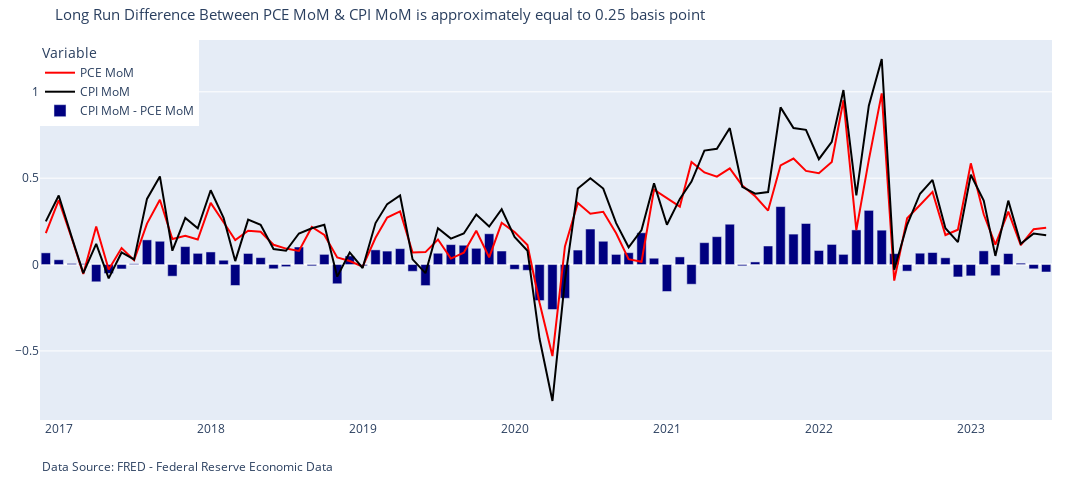

Source (notebook cell):
### Code cell
def get_pce_data(fred, inflation_data):

    pce_data = fred.get_series("PCEPI").reset_index(name = "PCE")

    pce_data['PCE MoM'] = pce_data['PCE'].pct_change() * 100
    pce_data['PCE YoY'] = pce_data['PCE'].pct_change(12) * 100

    pce_data = pd.merge(pce_data, inflation_data[['index', 'CPI', "CPI YoY", "CPI QoQ"]])
    pce_data['CPI MoM - PCE MoM'] = pce_data['CPI QoQ'] - pce_data['PCE MoM']

    pce_data['PCE MoM Rolling Volatility(12M)'] = pce_data['PCE MoM'].rolling(window = 12).std()
    pce_data['CPI MoM Rolling Volatility(12M)'] = pce_data['CPI QoQ'].rolling(window = 12).std()
    pce_data['CPI MoM - PCE MoM Rolling Volatility(12M)'] = pce_data['CPI MoM - PCE MoM'].rolling(window = 12).std()


    return pce_data

def get_pce_cpi_indicator_chart(pce_data):

    fig = go.Figure()

    fig.add_trace(
        go.Scatter(x = pce_data['index'], 
                y = pce_data['PCE MoM'], 
                name = 'PCE MoM',
                line = dict(color = 'red')))

    fig.add_trace(
        go.Scatter(x = pce_data['index'], 
                y = pce_data['CPI QoQ'], 
                name = 'CPI MoM',
                line = dict(color = 'black')))
    
    fig.add_trace(
                    go.Bar(
                        x=pce_data['index'],
                        y=pce_data['CPI MoM - PCE MoM'],
                        name='CPI MoM - PCE MoM',
                        marker=dict(color='navy')  # Set the bar color to 'navy'
                    ))
    

    fig.update_layout(title = "Long Run Difference Between PCE MoM & CPI MoM is approximately equal to 0.25 basis point",
                    title_font = dict(size = 15),
                    width = 1200,
                    height = 500,
                    margin = dict(l = 40, r = 40, t = 40, b = 80),
                    annotations = [dict( text = "Data Source: FRED - Federal Reserve Economic Data",
                                    x = 0,
                                    y = - 0.15,
                                    xref = "paper",
                                    yref = "paper",
                                    showarrow = False)],
                                    
                    yaxis2 = dict(title = "SP500", overlaying = "y", side = "right"),
                    legend = dict(x = 0, y = 1, title = 'Variable'))

    return fig


pce_data = get_pce_data(fred, inflation_data)
get_pce_cpi_indicator_chart(pce_data.tail(80))
